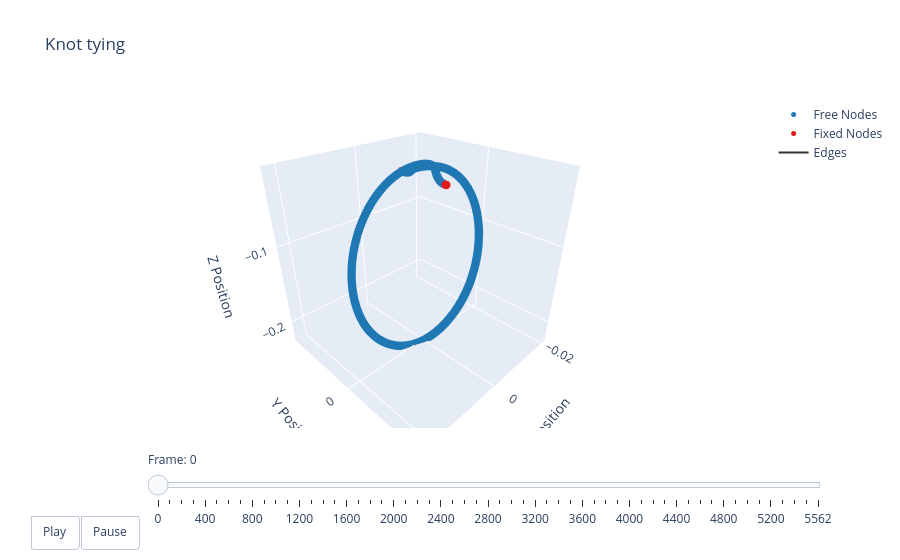

Notebook code cell kept with this figure:
### Code cell
print(qs.shape[0])
print(t_arr.shape)
# t = np.arange(robot.sim_params.total_time, step=robot.sim_params.dt)
options = dismech.AnimationOptions(title='Knot tying', plot_step=100)

fig = dismech.get_interactive_animation_plotly(robot, t_arr, qs, options)
fig.show()

### Figure 1 — Plotly figure (JSON) as saved in the notebook; plotly's stock layout.template omitted (floating-point values rounded to 4 significant figures; data arrays with more than 128 entries replaced by an {"elided": "..."} marker saying what was removed)
{"data": [{"marker": {"color": "#1f78b4", "size": 5}, "mode": "markers", "name": "Free Nodes", "type": "scatter3d", "x": {"elided": "297 float values"}, "y": {"elided": "297 float values"}, "z": {"elided": "297 float values"}}, {"marker": {"color": "#e31a1c", "size": 5}, "mode": "markers", "name": "Fixed Nodes", "type": "scatter3d", "x": [0.0, 0.0, 0.0, 0.0], "y": [-0.145, -0.1417, 0.1317, 0.135], "z": [-0.025, -0.025, -0.025, -0.025]}, {"line": {"color": "#333333", "width": 2}, "mode": "lines", "name": "Edges", "type": "scatter3d", "x": {"elided": "900 float values"}, "y": {"elided": "900 float values"}, "z": {"elided": "900 float values"}}, {"color": "rgba(166, 206, 227, 0.7)", "i": [], "j": [], "k": [], "name": "Faces", "opacity": 0.7, "showscale": false, "type": "mesh3d", "x": {"elided": "301 float values"}, "y": {"elided": "301 float values"}, "z": {"elided": "301 float values"}}], "layout": {"scene": {"camera": {"eye": {"x": 1.225, "y": 1.225, "z": 1.0}}, "xaxis": {"range": [-0.0215, 0.02307], "title": {"text": "X Position"}}, "yaxis": {"range": [-0.4993, 0.4892], "title": {"text": "Y Position"}}, "zaxis": {"range": [-0.2285, -0.01284], "title": {"text": "Z Position"}}}, "sliders": [{"currentvalue": {"prefix": "Frame: "}, "steps": [{"args": [["0"], {"frame": {"duration": 50, "redraw": true}, "mode": "immediate"}], "label": "0", "method": "animate"}, {"args": [["1"], {"frame": {"duration": 50, "redraw": true}, "mode": "immediate"}], "label": "100", "method": "animate"}, {"args": [["2"], {"frame": {"duration": 50, "redraw": true}, "mode": "immediate"}], "label": "200", "method": "animate"}, {"args": [["3"], {"frame": {"duration": 50, "redraw": true}, "mode": "immediate"}], "label": "300", "method": "animate"}, {"args": [["4"], {"frame": {"duration": 50, "redraw": true}, "mode": "immediate"}], "label": "400", "method": "animate"}, {"args": [["5"], {"frame": {"duration": 50, "redraw": true}, "mode": "immediate"}], "label": "500", "method": "animate"}, {"args": [["6"], {"frame": {"duration": 50, "redraw": true}, "mode": "immediate"}], "label": "600", "method": "animate"}, {"args": [["7"], {"frame": {"duration": 50, "redraw": true}, "mode": "immediate"}], "label": "700", "method": "animate"}, {"args": [["8"], {"frame": {"duration": 50, "redraw": true}, "mode": "immediate"}], "label": "800", "method": "animate"}, {"args": [["9"], {"frame": {"duration": 50, "redraw": true}, "mode": "immediate"}], "label": "900", "method": "animate"}, {"args": [["10"], {"frame": {"duration": 50, "redraw": true}, "mode": "immediate"}], "label": "1000", "method": "animate"}, {"args": [["11"], {"frame": {"duration": 50, "redraw": true}, "mode": "immediate"}], "label": "1100", "method": "animate"}, {"args": [["12"], {"frame": {"duration": 50, "redraw": true}, "mode": "immediate"}], "label": "1200", "method": "animate"}, {"args": [["13"], {"frame": {"duration": 50, "redraw": true}, "mode": "immediate"}], "label": "1300", "method": "animate"}, {"args": [["14"], {"frame": {"duration": 50, "redraw": true}, "mode": "immediate"}], "label": "1400", "method": "animate"}, {"args": [["15"], {"frame": {"duration": 50, "redraw": true}, "mode": "immediate"}], "label": "1500", "method": "animate"}, {"args": [["16"], {"frame": {"duration": 50, "redraw": true}, "mode": "immediate"}], "label": "1600", "method": "animate"}, {"args": [["17"], {"frame": {"duration": 50, "redraw": true}, "mode": "immediate"}], "label": "1700", "method": "animate"}, {"args": [["18"], {"frame": {"duration": 50, "redraw": true}, "mode": "immediate"}], "label": "1800", "method": "animate"}, {"args": [["19"], {"frame": {"duration": 50, "redraw": true}, "mode": "immediate"}], "label": "1900", "method": "animate"}, {"args": [["20"], {"frame": {"duration": 50, "redraw": true}, "mode": "immediate"}], "label": "2000", "method": "animate"}, {"args": [["21"], {"frame": {"duration": 50, "redraw": true}, "mode": "immediate"}], "label": "2100", "method": "animate"}, {"args": [["22"], {"frame": {"duration": 50, "redraw": true}, "mode": "immediate"}], "label": "2200", "method": "animate"}, {"args": [["23"], {"frame": {"duration": 50, "redraw": true}, "mode": "immediate"}], "label": "2300", "method": "animate"}, {"args": [["24"], {"frame": {"duration": 50, "redraw": true}, "mode": "immediate"}], "label": "2400", "method": "animate"}, {"args": [["25"], {"frame": {"duration": 50, "redraw": true}, "mode": "immediate"}], "label": "2500", "method": "animate"}, {"args": [["26"], {"frame": {"duration": 50, "redraw": true}, "mode": "immediate"}], "label": "2600", "method": "animate"}, {"args": [["27"], {"frame": {"duration": 50, "redraw": true}, "mode": "immediate"}], "label": "2700", "method": "animate"}, {"args": [["28"], {"frame": {"duration": 50, "redraw": true}, "mode": "immediate"}], "label": "2800", "method": "animate"}, {"args": [["29"], {"frame": {"duration": 50, "redraw": true}, "mode": "immediate"}], "label": "2900", "method": "animate"}, {"args": [["30"], {"frame": {"duration": 50, "redraw": true}, "mode": "immediate"}], "label": "3000", "method": "animate"}, {"args": [["31"], {"frame": {"duration": 50, "redraw": true}, "mode": "immediate"}], "label": "3100", "method": "animate"}, {"args": [["32"], {"frame": {"duration": 50, "redraw": true}, "mode": "immediate"}], "label": "3200", "method": "animate"}, {"args": [["33"], {"frame": {"duration": 50, "redraw": true}, "mode": "immediate"}], "label": "3300", "method": "animate"}, {"args": [["34"], {"frame": {"duration": 50, "redraw": true}, "mode": "immediate"}], "label": "3400", "method": "animate"}, {"args": [["35"], {"frame": {"duration": 50, "redraw": true}, "mode": "immediate"}], "label": "3500", "method": "animate"}, {"args": [["36"], {"frame": {"duration": 50, "redraw": true}, "mode": "immediate"}], "label": "3600", "method": "animate"}, {"args": [["37"], {"frame": {"duration": 50, "redraw": true}, "mode": "immediate"}], "label": "3700", "method": "animate"}, {"args": [["38"], {"frame": {"duration": 50, "redraw": true}, "mode": "immediate"}], "label": "3800", "method": "animate"}, {"args": [["39"], {"frame": {"duration": 50, "redraw": true}, "mode": "immediate"}], "label": "3900", "method": "animate"}, {"args": [["40"], {"frame": {"duration": 50, "redraw": true}, "mode": "immediate"}], "label": "4000", "method": "animate"}, {"args": [["41"], {"frame": {"duration": 50, "redraw": true}, "mode": "immediate"}], "label": "4100", "method": "animate"}, {"args": [["42"], {"frame": {"duration": 50, "redraw": true}, "mode": "immediate"}], "label": "4200", "method": "animate"}, {"args": [["43"], {"frame": {"duration": 50, "redraw": true}, "mode": "immediate"}], "label": "4300", "method": "animate"}, {"args": [["44"], {"frame": {"duration": 50, "redraw": true}, "mode": "immediate"}], "label": "4400", "method": "animate"}, {"args": [["45"], {"frame": {"duration": 50, "redraw": true}, "mode": "immediate"}], "label": "4500", "method": "animate"}, {"args": [["46"], {"frame": {"duration": 50, "redraw": true}, "mode": "immediate"}], "label": "4600", "method": "animate"}, {"args": [["47"], {"frame": {"duration": 50, "redraw": true}, "mode": "immediate"}], "label": "4700", "method": "animate"}, {"args": [["48"], {"frame": {"duration": 50, "redraw": true}, "mode": "immediate"}], "label": "4800", "method": "animate"}, {"args": [["49"], {"frame": {"duration": 50, "redraw": true}, "mode": "immediate"}], "label": "4900", "method": "animate"}, {"args": [["50"], {"frame": {"duration": 50, "redraw": true}, "mode": "immediate"}], "label": "5000", "method": "animate"}, {"args": [["51"], {"frame": {"duration": 50, "redraw": true}, "mode": "immediate"}], "label": "5100", "method": "animate"}, {"args": [["52"], {"frame": {"duration": 50, "redraw": true}, "mode": "immediate"}], "label": "5200", "method": "animate"}, {"args": [["53"], {"frame": {"duration": 50, "redraw": true}, "mode": "immediate"}], "label": "5300", "method": "animate"}, {"args": [["54"], {"frame": {"duration": 50, "redraw": true}, "mode": "immediate"}], "label": "5400", "method": "animate"}, {"args": [["55"], {"frame": {"duration": 50, "redraw": true}, "mode": "immediate"}], "label": "5500", "method": "animate"}, {"args": [["56"], {"frame": {"duration": 50, "redraw": true}, "mode": "immediate"}], "label": "5562", "method": "animate"}], "transition": {"duration": 0}, "x": 0.1, "y": 0}], "title": {"text": "Knot tying"}, "updatemenus": [{"buttons": [{"args": [null, {"frame": {"duration": 50, "redraw": true}, "fromcurrent": true}], "label": "Play", "method": "animate"}, {"args": [[null], {"frame": {"duration": 0, "redraw": true}, "mode": "immediate"}], "label": "Pause", "method": "animate"}], "direction": "left", "pad": {"r": 10, "t": 87}, "showactive": false, "type": "buttons", "x": 0.1, "xanchor": "right", "y": 0, "yanchor": "top"}]}}
